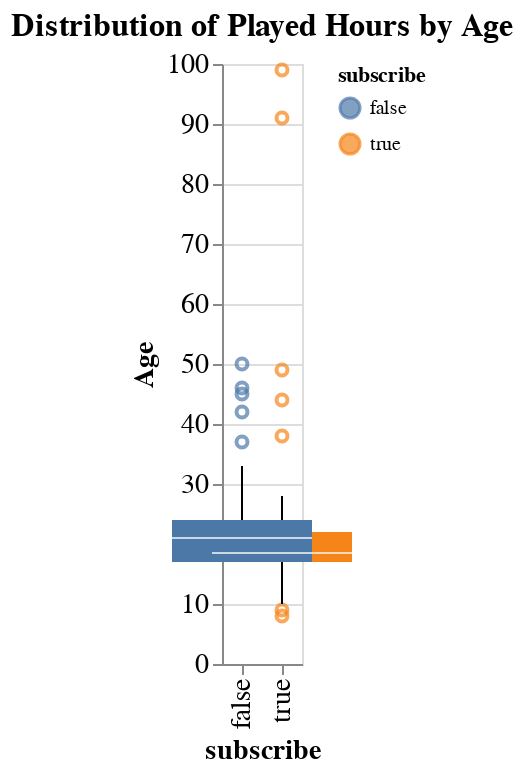

The code cell stored with this chart in its notebook:
### Markdown cell above
### Age vs Subscribe

### Code cell
age_plot = alt.Chart(players).mark_boxplot(size=70).encode(
    x=alt.X('subscribe:N').title('subscribe'),
    y=alt.Y('age:Q').title('Age'),
    color='subscribe:N'
).properties(title='Distribution of Played Hours by Age'
).configure_axis(labelFontSize=14, titleFontSize=14).configure_title(fontSize=16)
age_plot

### Figure 1 — Vega-Lite specification as saved in the notebook (floating-point values rounded to 4 significant figures; data arrays with more than 128 entries replaced by an {"elided": "..."} marker saying what was removed)
{"config": {"view": {"continuousWidth": 300, "continuousHeight": 300}, "axis": {"labelFontSize": 14, "titleFontSize": 14}, "title": {"fontSize": 16}}, "data": {"name": "data-fdc6456718b4d81338dba942bcd117b2"}, "mark": {"type": "boxplot", "size": 70}, "encoding": {"color": {"field": "subscribe", "type": "nominal"}, "x": {"field": "subscribe", "title": "subscribe", "type": "nominal"}, "y": {"field": "age", "title": "Age", "type": "quantitative"}}, "title": "Distribution of Played Hours by Age", "$schema": "https://vega.github.io/schema/vega-lite/v5.20.1.json", "datasets": {"data-fdc6456718b4d81338dba942bcd117b2": {"elided": "196 records"}}}
